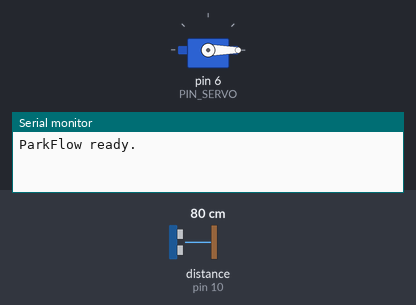
Bench run of a sketch on a simulated Arduino Uno, built with avr-gcc and run on an emulated ATmega328P. Parts: servo, the last lines printed to the serial monitor. Wiring (inferred from the names in the program): ultrasonic range finder: trigger pin 9; echo pin 10. The inputs (shaded band) are chosen by the test bench; at power-on: distance to the obstacle (sensor on pin 10) 80 cm. The echo pulse lasts 58.3 µs per cm.

Above: at 1.2 s.
1.3 s: distance to the obstacle (sensor on pin 10) set to 12 cm
2.8 s: distance to the obstacle (sensor on pin 10) set to 9 cm
At 3.69 s:
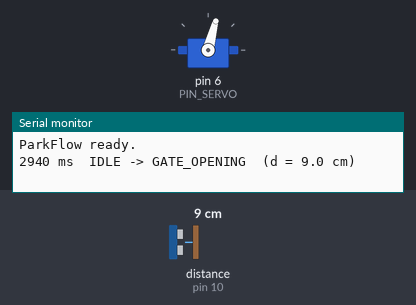
At 4.9 s:
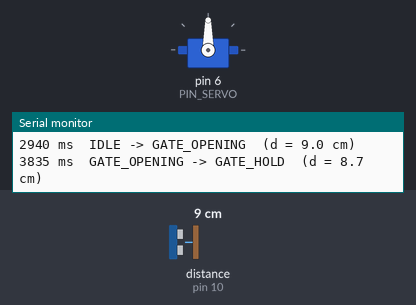
5.3 s: distance to the obstacle (sensor on pin 10) set to 18 cm
At 7.91 s:
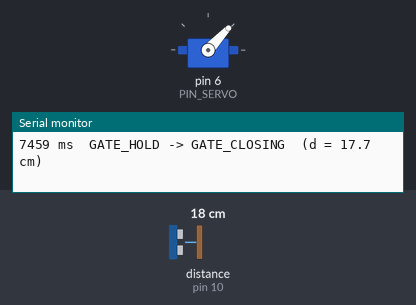
Timing chart, 0 to 9.9 s (numbered marks = the images above; inputs shaded):
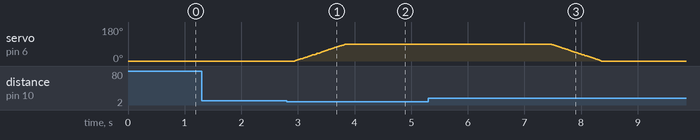

Measured:
- the behaviour switches between 11 and 10 cm on distance to the obstacle (sensor on pin 10) (found by bisection; images 0 and 1)
- after the input at 1.3 s, every drawn part: stays the same
- after the input at 2.8 s, servo on pin 6 (PIN_SERVO): moves from 0° to 90° over 0.90 s, starting after 0.14 s
- after the input at 5.3 s, servo on pin 6 (PIN_SERVO): moves from 90° to 0° over 0.89 s, starting after 2.2 s

The sketch:

ParkFlow.ino
```cpp
// (licence header left out)
#include <Servo.h>

// ---------------------------------------------------------------------------
// Pin map
// ---------------------------------------------------------------------------
const uint8_t PIN_TRIG  = 9;    // HC-SR04 trigger (output)
const uint8_t PIN_ECHO  = 10;   // HC-SR04 echo    (input, 5 V logic)
const uint8_t PIN_SERVO = 6;    // SG90 signal     (pulses generated by Servo.h on Timer1)

// ---------------------------------------------------------------------------
// Tuning knobs: real sensors and servos drift, so calibrate these on the bench
// ---------------------------------------------------------------------------
const float         DETECT_THRESHOLD_CM = 10.0;  // vehicle present when filtered distance < this
const uint8_t       GATE_CLOSED_ANGLE   = 0;     // servo angle, gate down
const uint8_t       GATE_OPEN_ANGLE     = 90;    // servo angle, gate up
const unsigned long HOLD_TIME_MS        = 2000;  // gate stays open this long after the lane clears
const unsigned long SERVO_STEP_MS       = 10;    // 1 deg per step -> 90 deg sweep in ~0.9 s
const unsigned long PING_INTERVAL_MS    = 60;    // HC-SR04 datasheet: >= 60 ms between triggers
const unsigned long ECHO_TIMEOUT_US     = 6000;  // caps pulseIn() blocking time (~1 m max range)

// ---------------------------------------------------------------------------
// Acoustic physics
// ---------------------------------------------------------------------------
// Speed of sound in dry air at 20 C: c = 343 m/s
//   343 m/s * 100 cm/m / 1,000,000 us/s = 0.0343 cm/us
// ECHO stays HIGH for the whole round trip (sensor -> target -> sensor), so
//   distance_cm = t_echo_us * 0.0343 / 2          (~ t_echo_us / 58.3)
//   e.g. the 10 cm threshold  <->  ~583 us echo pulse
// c drifts with air temperature: c ~ 331.3 + 0.606 * T[C] m/s (~0.18 % per C).
// Adjust SOUND_CM_PER_US for sites far from 20 C.
const float SOUND_CM_PER_US = 0.0343;

// ---------------------------------------------------------------------------
// Median filter: rejects single-shot acoustic outliers (multipath, crosstalk,
// missed echoes) that a moving average would smear into the result.
// ---------------------------------------------------------------------------
const uint8_t FILTER_SIZE = 5;          // odd, so the median is always a real sample
unsigned long echoWindow[FILTER_SIZE];  // ring buffer of raw echo widths (us)
uint8_t       echoHead = 0;

// ---------------------------------------------------------------------------
// Finite state machine
// ---------------------------------------------------------------------------
enum GateState : uint8_t { IDLE, GATE_OPENING, GATE_HOLD, GATE_CLOSING };
const char *const STATE_NAMES[] = { "IDLE", "GATE_OPENING", "GATE_HOLD", "GATE_CLOSING" };

Servo         gate;
GateState     state          = IDLE;
uint8_t       gateAngle      = GATE_CLOSED_ANGLE;
bool          vehiclePresent = false;
float         distanceCm     = 0;
unsigned long lastPingMs     = 0;
unsigned long lastStepMs     = 0;
unsigned long stateSinceMs   = 0;

// Fires one ping and returns the echo width in us. Blocks for at most
// ECHO_TIMEOUT_US. The 12 us trigger sequence is part of the sensor protocol,
// not a scheduling delay.
unsigned long pingEchoUs() {
  digitalWrite(PIN_TRIG, LOW);
  delayMicroseconds(2);
  digitalWrite(PIN_TRIG, HIGH);         // >= 10 us HIGH -> 8 x 40 kHz burst
  delayMicroseconds(10);
  digitalWrite(PIN_TRIG, LOW);

  unsigned long us = pulseIn(PIN_ECHO, HIGH, ECHO_TIMEOUT_US);
  return us ? us : ECHO_TIMEOUT_US;     // 0 = timeout = nothing in range -> treat as "far"
}

// Median of the ring buffer (insertion sort on a copy, trivial for N = 5).
unsigned long medianEchoUs() {
  unsigned long s[FILTER_SIZE];
  memcpy(s, echoWindow, sizeof(s));
  for (uint8_t i = 1; i < FILTER_SIZE; i++) {
    unsigned long key = s[i];
    int8_t j = i - 1;
    while (j >= 0 && s[j] > key) {
      s[j + 1] = s[j];
      j--;
    }
    s[j + 1] = key;
  }
  return s[FILTER_SIZE / 2];
}

// Steps the gate 1 deg toward `target` every SERVO_STEP_MS and returns true
// once it gets there. Gradual motion keeps the servo's current spikes low.
// Direction-agnostic, so an inverted mount (OPEN < CLOSED) needs no code change.
bool sweepToward(uint8_t target, unsigned long now) {
  if (gateAngle != target && now - lastStepMs >= SERVO_STEP_MS) {
    lastStepMs = now;
    gateAngle += (target > gateAngle) ? 1 : -1;
    gate.write(gateAngle);
  }
  return gateAngle == target;
}

void enterState(GateState next, unsigned long now) {
  Serial.print(now);
  Serial.print(F(" ms  "));
  Serial.print(STATE_NAMES[state]);
  Serial.print(F(" -> "));
  Serial.print(STATE_NAMES[next]);
  Serial.print(F("  (d = "));
  Serial.print(distanceCm, 1);
  Serial.println(F(" cm)"));

  state = next;
  stateSinceMs = now;
}

void setup() {
  Serial.begin(115200);

  pinMode(PIN_TRIG, OUTPUT);
  pinMode(PIN_ECHO, INPUT);
  digitalWrite(PIN_TRIG, LOW);

  // Pre-fill the filter with "far" so power-up noise cannot open the gate.
  for (uint8_t i = 0; i < FILTER_SIZE; i++) echoWindow[i] = ECHO_TIMEOUT_US;

  // write() before attach() sets the first pulse width, so the gate does not
  // twitch to Servo.h's default 90 deg at power-up.
  gate.write(GATE_CLOSED_ANGLE);
  gate.attach(PIN_SERVO);

  Serial.println(F("ParkFlow ready."));
}

void loop() {
  const unsigned long now = millis();   // unsigned subtraction below is rollover-safe (~49.7 days)

  // 1) Sense: one ping per PING_INTERVAL_MS, then median of the last 5 echoes.
  if (now - lastPingMs >= PING_INTERVAL_MS) {
    lastPingMs = now;
    echoWindow[echoHead] = pingEchoUs();
    echoHead = (echoHead + 1) % FILTER_SIZE;

    distanceCm     = medianEchoUs() * SOUND_CM_PER_US / 2.0;  // halve: round trip
    vehiclePresent = distanceCm < DETECT_THRESHOLD_CM;
  }

  // 2) Decide + actuate: every branch returns immediately, nothing waits.
  switch (state) {
    case IDLE:
      if (vehiclePresent) enterState(GATE_OPENING, now);
      break;

    case GATE_OPENING:
      if (sweepToward(GATE_OPEN_ANGLE, now)) enterState(GATE_HOLD, now);
      break;

    case GATE_HOLD:
      if (vehiclePresent) stateSinceMs = now;  // re-arm while the vehicle is still in the lane
      else if (now - stateSinceMs >= HOLD_TIME_MS) enterState(GATE_CLOSING, now);
      break;

    case GATE_CLOSING:
      if (vehiclePresent) enterState(GATE_OPENING, now);  // safety reversal: never close onto a vehicle
      else if (sweepToward(GATE_CLOSED_ANGLE, now)) enterState(IDLE, now);
      break;
  }
}
```
